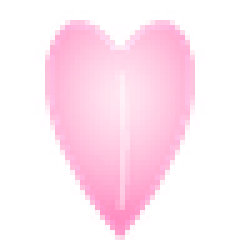
#> input picture kde/lockscreen/lockscreen/assets/petal-0.png, 48 x 48 px (shown 5 times larger); its folder holds only this picture in this run
$ python plasma_extras.py
#> lines starting #> are read from the running program, lines starting #| are printed output that depends on the picture
#!/usr/bin/env python3
"""The rest of the uwu Plasma theme (kde/plasma/):

* wallpaper "uwu sakura": a blossoming branch, drifting petals and a soft
  moon (night) or sun (day). Plasma picks the image closest to each screen's
  size, so portrait (rotated) monitors get portrait art, and the dark images
  are used automatically with a dark colour scheme.
* splash screen (the bunny hops while Plasma starts)
* global themes "uwu night" and "uwu day", tying colours, Plasma style,
  window decoration, splash and wallpaper together

Needs Pillow. Uses the petal sprites and bunny from tools/lockscreen_assets.py.
"""
import json
import math
import random
import shutil
from pathlib import Path

from PIL import Image, ImageDraw, ImageFilter

ROOT = Path(__file__).resolve().parent.parent
OUT = ROOT / "kde" / "plasma"
LOCK_ASSETS = ROOT / "kde" / "lockscreen" / "lockscreen" / "assets"

SIZES = [(1920, 1080), (2560, 1440), (3840, 2160), (3440, 1440), (1080, 1920), (1440, 2560), (2160, 3840)]

THEMES = {
    "night": dict(sky=["#170a20", "#2a1236", "#4a1f4f"], glow=(255, 214, 236), glow_at=(0.78, 0.2), glow_a=110,
                  branch=(74, 36, 66), blossom=[(255, 196, 222), (255, 170, 208), (255, 222, 236)],
                  centre=(255, 120, 180), stars=True, haze=(255, 143, 200)),
    "day": dict(sky=["#ffeaf4", "#ffd9ec", "#eedcff"], glow=(255, 250, 235), glow_at=(0.8, 0.16), glow_a=170,
                branch=(150, 92, 112), blossom=[(255, 214, 232), (255, 186, 216), (255, 240, 247)],
                centre=(240, 96, 150), stars=False, haze=(255, 255, 255)),
}


def hexrgb(h):
    return tuple(int(h[i:i + 2], 16) for i in (1, 3, 5))


def sky(w, h, stops):
    cols = [hexrgb(c) for c in stops]
    col = Image.new("RGB", (1, h))
    px = col.load()
    for y in range(h):
        t = y / max(1, h - 1)
        seg = min(int(t * (len(cols) - 1)), len(cols) - 2)
        u = t * (len(cols) - 1) - seg
        a, b = cols[seg], cols[seg + 1]
        px[0, y] = tuple(round(a[i] + (b[i] - a[i]) * u) for i in range(3))
    return col.resize((w, h))


def radial(size, rgb, alpha):
    """A soft round glow, size x size."""
    small = 128
    g = Image.new("L", (small, small))
    px = g.load()
    c = (small - 1) / 2
    for y in range(small):
        for x in range(small):
            d = min(1.0, math.hypot(x - c, y - c) / c)
            px[x, y] = round(alpha * (1 - d) ** 2.2)
    g = g.resize((size, size), Image.BICUBIC)
    layer = Image.new("RGBA", (size, size), rgb + (0,))
    layer.putalpha(g)
    return layer


# [60 lines left out: function branch_layer, not called in this run]


def moon(size, rgb):
    """A soft-edged moon (or sun) disc."""
    ss = 4
    m = Image.new("RGBA", (size * ss, size * ss), rgb + (0,))
    ImageDraw.Draw(m).ellipse((ss * 2, ss * 2, size * ss - ss * 2, size * ss - ss * 2), fill=rgb + (240,))
    return m.resize((size, size), Image.LANCZOS).filter(ImageFilter.GaussianBlur(max(1, size / 60)))


def petal_sprites():
    return [Image.open(LOCK_ASSETS / f"petal-{i}.png").convert("RGBA") for i in range(4)], \
           [Image.open(LOCK_ASSETS / f"petal-blur-{i}.png").convert("RGBA") for i in range(3)]


def wallpaper(w, h, name, seed=3):
    t = THEMES[name]
    rnd = random.Random(seed + w * 7 + h)
    img = sky(w, h, t["sky"]).convert("RGBA")
    unit = min(w, h)
    # soft glows: the moon / sun, plus pastel haze
    g = radial(int(unit * 0.9), t["glow"], t["glow_a"])
    gx, gy = t["glow_at"]
    if h > w:
        gy = 0.12
    img.alpha_composite(g, (int(w * gx - g.width / 2), int(h * gy - g.height / 2)))
    disc = int(unit * 0.12)
    img.alpha_composite(moon(disc, t["glow"]), (int(w * gx - disc / 2), int(h * gy - disc / 2)))
    for (hx, hy, s, col) in [(0.15, 0.85, 1.1, (255, 143, 200)), (0.85, 0.9, 1.0, (199, 162, 255)), (0.5, 0.65, 0.8, t["haze"])]:
        hz = radial(int(unit * s), col, 60 if name == "night" else 90)
        img.alpha_composite(hz, (int(w * hx - hz.width / 2), int(h * hy - hz.height / 2)))
    # stars
    if t["stars"]:
        d = ImageDraw.Draw(img)
        for _ in range(int(w * h / 9000)):
            x, y = rnd.uniform(0, w), rnd.uniform(0, h * 0.7)
            r = rnd.choice([0.6, 0.8, 1.0, 1.4]) * unit / 1080
            a = rnd.randint(60, 200)
            d.ellipse((x - r, y - r, x + r, y + r), fill=(255, 235, 245, a))
    # drifting petals: far (small, faint), the branch, then a few big soft ones in front
    crisp, soft = petal_sprites()
    for _ in range(int(w * h / 26000)):
        sp = rnd.choice(crisp)
        s = int(unit * rnd.uniform(0.008, 0.022))
        p = sp.resize((s, s), Image.LANCZOS).rotate(rnd.uniform(0, 360), expand=True, resample=Image.BICUBIC)
        p.putalpha(p.getchannel("A").point(lambda v, k=rnd.uniform(0.35, 0.85): int(v * k)))
        img.alpha_composite(p, (int(rnd.uniform(0, w)), int(rnd.uniform(0, h))))
    br = branch_layer(w, h, t, rnd)
    shadow = br.filter(ImageFilter.GaussianBlur(unit / 220))
    sh = Image.new("RGBA", br.size, (40, 8, 30, 0))
    sh.putalpha(shadow.getchannel("A").point(lambda v: v // 3))
    img.alpha_composite(sh, (int(unit * 0.004), int(unit * 0.008)))
    img.alpha_composite(br)
    for _ in range(int(w * h / 900000) + 2):
        sp = rnd.choice(soft)
        s = int(unit * rnd.uniform(0.05, 0.1))
        p = sp.resize((s, s), Image.LANCZOS).rotate(rnd.uniform(0, 360), expand=True, resample=Image.BICUBIC)
        p.putalpha(p.getchannel("A").point(lambda v: int(v * 0.55)))
        img.alpha_composite(p, (int(rnd.uniform(0.1, 0.95) * w), int(rnd.uniform(0.25, 0.95) * h)))
    return img.convert("RGB")


def write_wallpaper():
    d = OUT / "wallpapers" / "uwu-sakura"
    for sub in ("images", "images_dark"):
        (d / "contents" / sub).mkdir(parents=True, exist_ok=True)
    for (w, h) in SIZES:
        wallpaper(w, h, "day").save(d / "contents" / "images" / f"{w}x{h}.jpg", quality=90, optimize=True, progressive=True)
        wallpaper(w, h, "night").save(d / "contents" / "images_dark" / f"{w}x{h}.jpg", quality=90, optimize=True, progressive=True)
        print("  wallpaper", w, h)
    shot = Image.open(d / "contents" / "images_dark" / "1920x1080.jpg").resize((400, 225), Image.LANCZOS)
    shot.save(d / "contents" / "screenshot.png")
    (d / "metadata.json").write_text(json.dumps({
        "KPlugin": {
            "Authors": [{"Name": "uwu"}],
            "Id": "uwu-sakura",
            "License": "MIT",
            "Name": "uwu sakura",
        },
        "X-KDE-PlasmaImageWallpaper-AccentColor": "#ff8fc8",
    }, indent=4) + "\n")


# ─────────────────────────────── splash screen ───────────────────────────────
SPLASH_QML = r'''/*
    ♡ uwu splash screen: the bunny hops while Plasma starts.
    ksplashqml sets `stage` from 1 to 6 as startup progresses.
    Only plain QtQuick, so it loads on any Plasma 6.
*/
import QtQuick

Rectangle {
    id: root
    property int stage
    readonly property real u: Math.min(width, height) / 1080

    gradient: Gradient {
        GradientStop { position: 0; color: "@TOP@" }
        GradientStop { position: 0.55; color: "@MID@" }
        GradientStop { position: 1; color: "@BOTTOM@" }
    }

    FontLoader { id: nunito; source: "fonts/Nunito-900.ttf" }

    // drifting petals
    Repeater {
        model: 26
        Image {
            id: petal
            property real start: Math.random()
            property real t: start
            property real x0: Math.random() * root.width * 1.1 - root.width * 0.1
            property real sway: (20 + Math.random() * 40) * root.u
            property real phase: Math.random() * 6.28
            source: "images/petal-" + (index % 4) + ".png"
            width: (14 + Math.random() * 16) * root.u
            height: width
            opacity: 0.75 * Math.min(1, t * 10, (1 - t) * 10)
            x: x0 + t * 160 * root.u + Math.sin(t * 9 + phase) * sway
            y: -height + t * (root.height + 2 * height)
            rotation: t * 540 + phase * 50
            NumberAnimation on t {
                id: fall
                from: petal.start
                to: 1
                duration: (1 - petal.start) * 9000 + 1
                onFinished: { petal.start = 0; petal.x0 = Math.random() * root.width; fall.duration = 9000; fall.restart(); }
            }
        }
    }

    Item {
        id: content
        anchors.centerIn: parent
        width: 360 * root.u
        height: 330 * root.u
        opacity: 0
        Component.onCompleted: fadeIn.start()
        NumberAnimation on opacity { id: fadeIn; running: false; to: 1; duration: 600 }

        // the bunny, hopping
        Image {
            id: bunny
            source: root.stage >= 6 ? "images/bunny-love.svg" : "images/bunny-awake.svg"
            sourceSize.width: 256
            sourceSize.height: 256
            width: 170 * root.u
            height: width
            anchors.horizontalCenter: parent.horizontalCenter
            property real hop: 0
            y: 40 * root.u - hop * 34 * root.u
            SequentialAnimation on hop {
                loops: Animation.Infinite
                NumberAnimation { to: 1; duration: 320; easing.type: Easing.OutQuad }
                NumberAnimation { to: 0; duration: 420; easing.type: Easing.OutBounce }
                PauseAnimation { duration: 260 }
            }
        }
        Text {
            anchors.horizontalCenter: parent.horizontalCenter
            y: 235 * root.u
            text: root.stage >= 6 ? "welcome back ♡" : "getting cozy…"
            color: "@TEXT@"
            font.family: nunito.status === FontLoader.Ready ? nunito.name : "sans-serif"
            font.weight: Font.Black
            font.pixelSize: 30 * root.u
        }

        // hearts fill up as Plasma starts
        Row {
            anchors.horizontalCenter: parent.horizontalCenter
            y: 290 * root.u
            spacing: 10 * root.u
            Repeater {
                model: 6
                Text {
                    text: index < root.stage ? "♥" : "♡"
                    color: index < root.stage ? "#ff5fae" : "@MUTED@"
                    font.pixelSize: 26 * root.u
                    scale: index === root.stage - 1 ? 1.25 : 1
                    Behavior on scale { NumberAnimation { duration: 300; easing.type: Easing.OutBack } }
                }
            }
        }
    }

    onStageChanged: if (stage >= 6) outro.start()
    NumberAnimation { id: outro; target: content; property: "scale"; to: 1.08; duration: 400; easing.type: Easing.OutBack }
}
'''


# [51 lines left out: function write_lnf, not called in this run]


def main():
    write_wallpaper()
#> in wallpaper, `img = sky(w, h, t["sky"]).convert("RGBA")`:
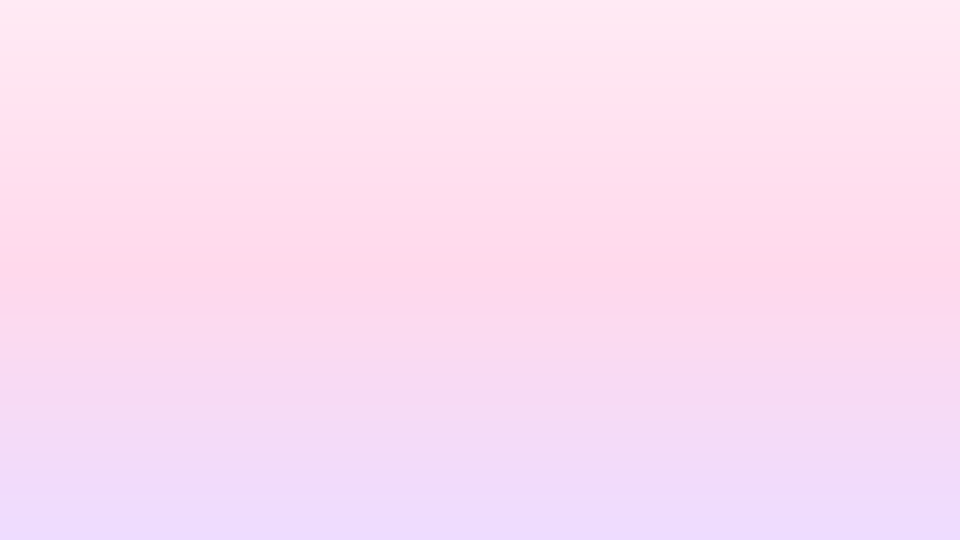
#> img: PIL image 1920x1080 RGBA (shown at 1/2 size); mean R, G, B, A 250.7, 222, 242.8, 255
#> in radial, `g = Image.new("L", (small, small))`: g: PIL image 128x128 L; every value is 0
#> in radial, `g = g.resize((size, size), Image.BICUBIC)`:
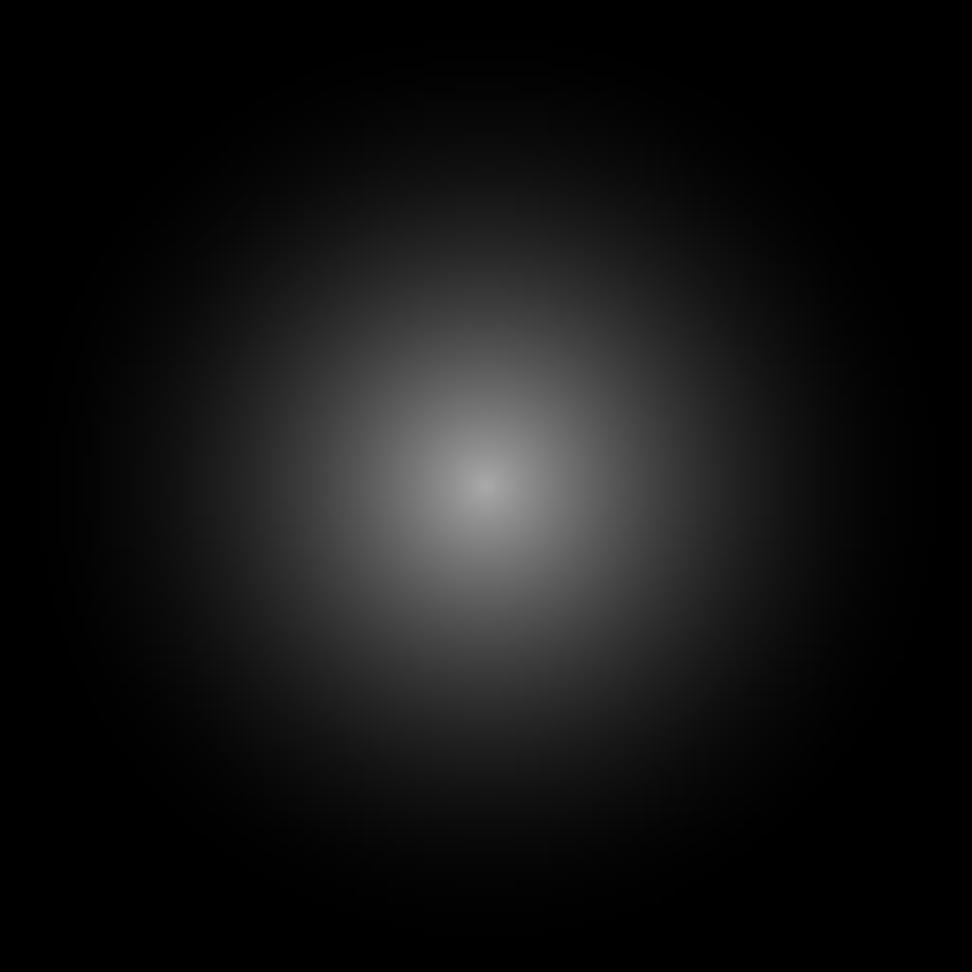
#> g: PIL image 972x972 L; min 0, max 168, mean 19.6
#> in moon, `ImageDraw.Draw(m).ellipse((ss * 2, ss * 2, size * ss - ss * 2, size * ..`:
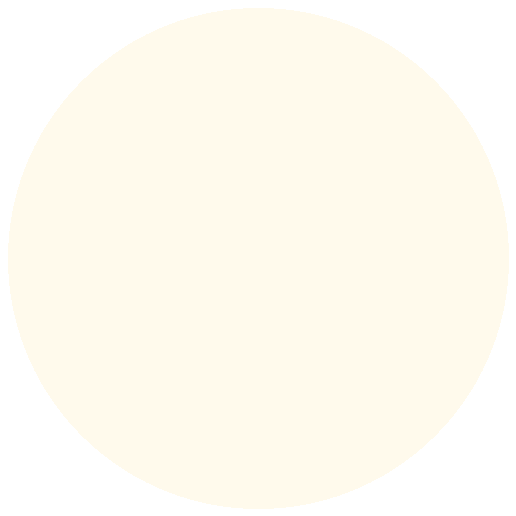
#> m: PIL image 516x516 RGBA; mean R, G, B, A 255, 250, 235, 177.6; transparent parts drawn white
#> in moon, `return m.resize((size, size), Image.LANCZOS).filter(ImageFilter.Gaussi..`:
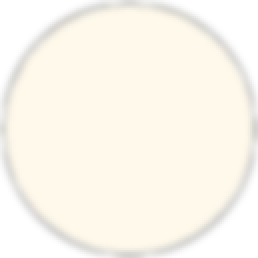
#> returned value: PIL image 129x129 RGBA (shown 2 times larger); mean R, G, B, A 197.9, 193.3, 181.9, 177.8; transparent parts drawn white
#> the loop in wallpaper, `for (hx, hy, s, col) in [(0.15, 0.85, 1.1, (255, 143, 200)), (0.85, 0...` made 3 passes
#> pass 1, in radial (call 2), `g = g.resize((size, size), Image.BICUBIC)`:
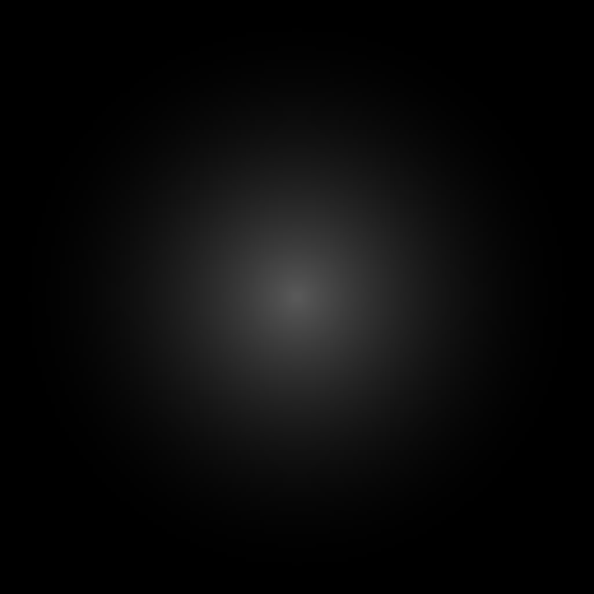
#> g: PIL image 1188x1188 L (shown at 1/2 size); min 0, max 88, mean 10.3
#> pass 1, in wallpaper, `hz = radial(int(unit * s), col, 60 if name == "night" else 90)`:
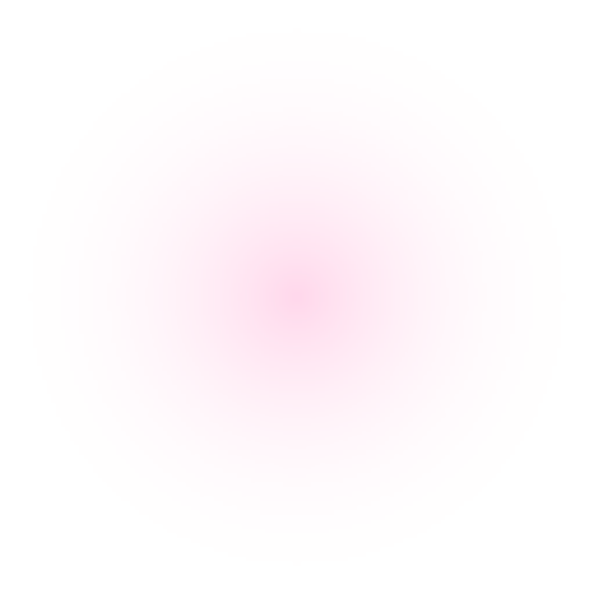
#> hz: PIL image 1188x1188 RGBA (shown at 1/2 size); mean R, G, B, A 255, 143, 200, 10.3; transparent parts drawn white
    for v in ("night", "day"):
        print("wrote", write_lnf(v))


if __name__ == "__main__":
#> (the run stopped early here; a loop or call above may not have finished)
